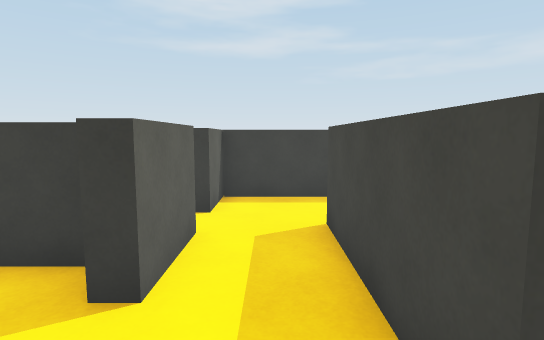
[1] (above)

16 first-person views from a walk through a scene from a Unity 3-D project. The camera is 1.4 m above the floor, tilts 6° down and sees 80° across. The floor is counted in squares, 1 m on a side. Each view is taken from the middle of a square. On the plan, view 1 faces up. The plan holds only what a view shows up to about 15 squares ahead; the rest is blank.

[2]
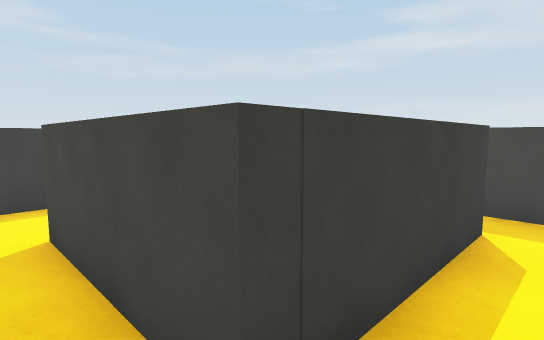

[3]
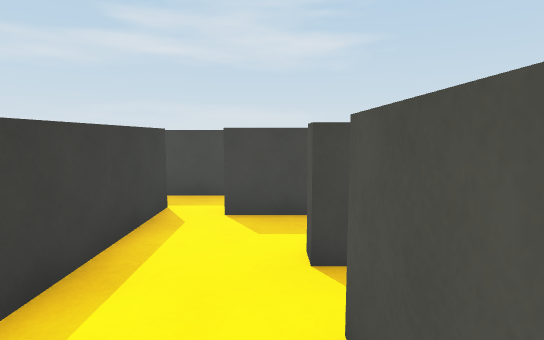

[4]
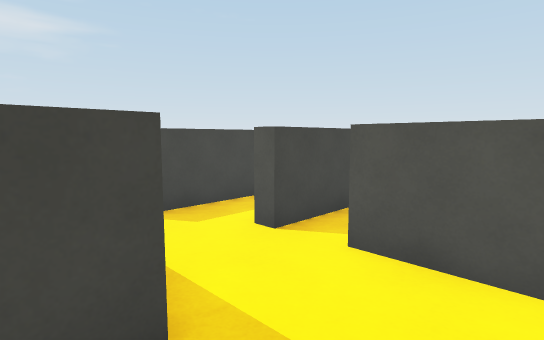

[5]
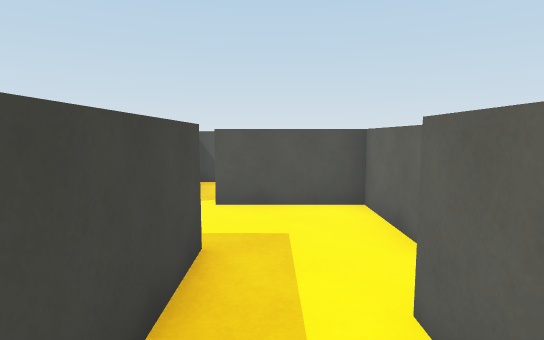

[6]
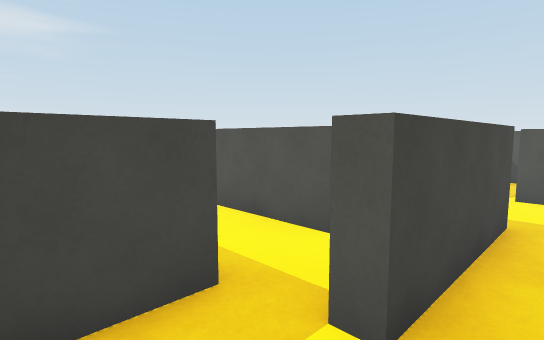

[7]
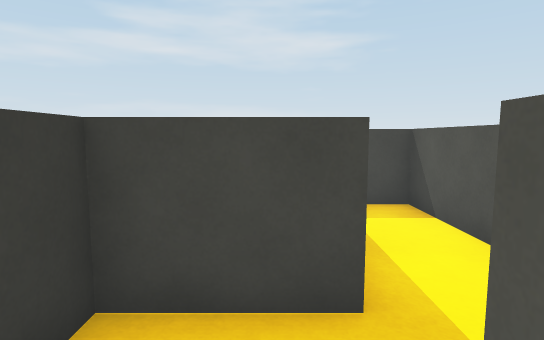

[8]
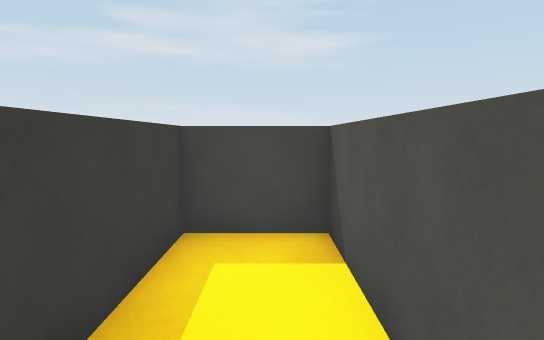

[9]
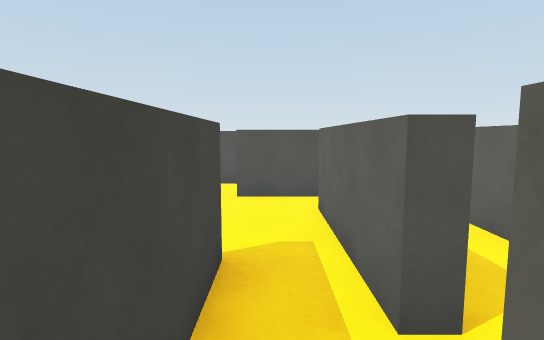

[10]
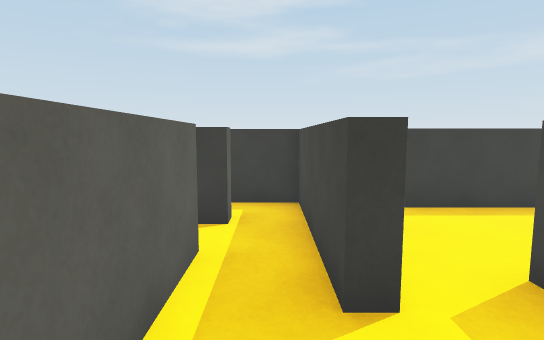

[11]
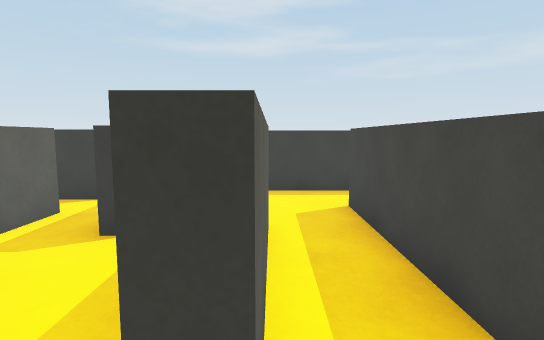

[12]
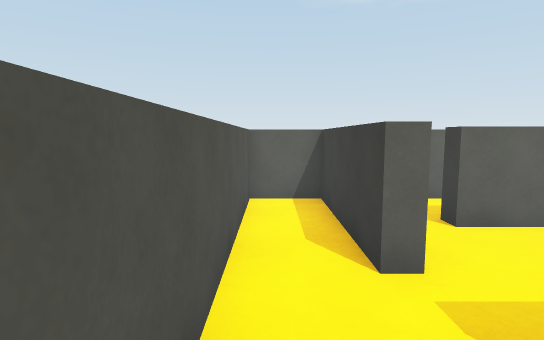

[13]
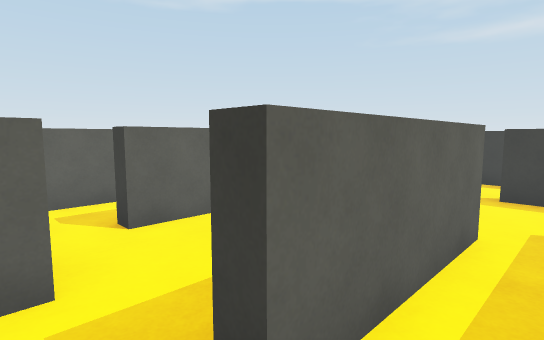

[14]
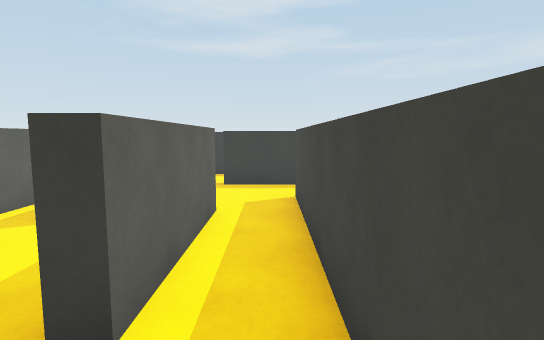

[15]
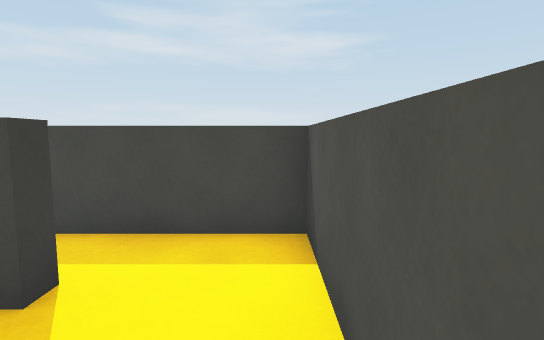

[16]
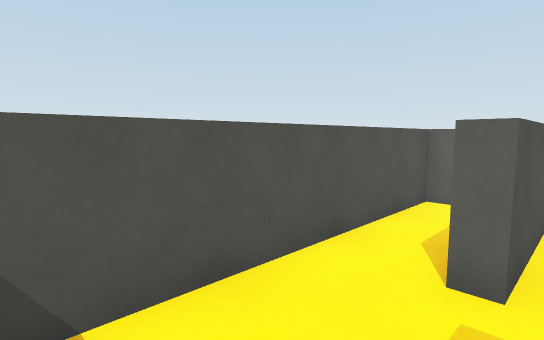

### Floor plan
Key: @ floor where view 1 was taken; # wall or solid block; x gap in a wall; . floor.
Columns run from 3 left of view 1 to 11 right of it. Each row starts with its distance up from view 1.
  8   #####
  7   #...#
  6   #...#
  5   ..#.######
  4   #.#.....#.
  3 ###.# #####.
  2  ...#   ..#.###
  1  #..#####.#....
  0  #.@....x.#...#
 -1  #......#.#.#.#
 -2  ###x##.#...#.#
 -3     .##.#...#.#
 -4      ##.#...#.#
 -5      ##.......#
 -6       ####....#
 -7       #.......#
 -8       #########

Where each view was taken, in squares from view 1:
view 1: 0 up, 0 right, facing up
view 2: 0 up, 0 right, facing up-right
view 3: 1 down, 1 left, facing right
view 4: 2 up, 1 left, facing down-right
view 5: 5 up, 0 right, facing down
view 6: 7 up, 0 right, facing down-right
view 7: 6 up, 0 right, facing right
view 8: 4 up, 2 right, facing right
view 9: 2 up, 6 right, facing down
view 10: 4 down, 6 right, facing up
view 11: 6 down, 9 right, facing up
view 12: 7 down, 10 right, facing left
view 13: 6 down, 10 right, facing up-left
view 14: 7 down, 10 right, facing up
view 15: 7 down, 6 right, facing right
view 16: 5 down, 10 right, facing down-left
